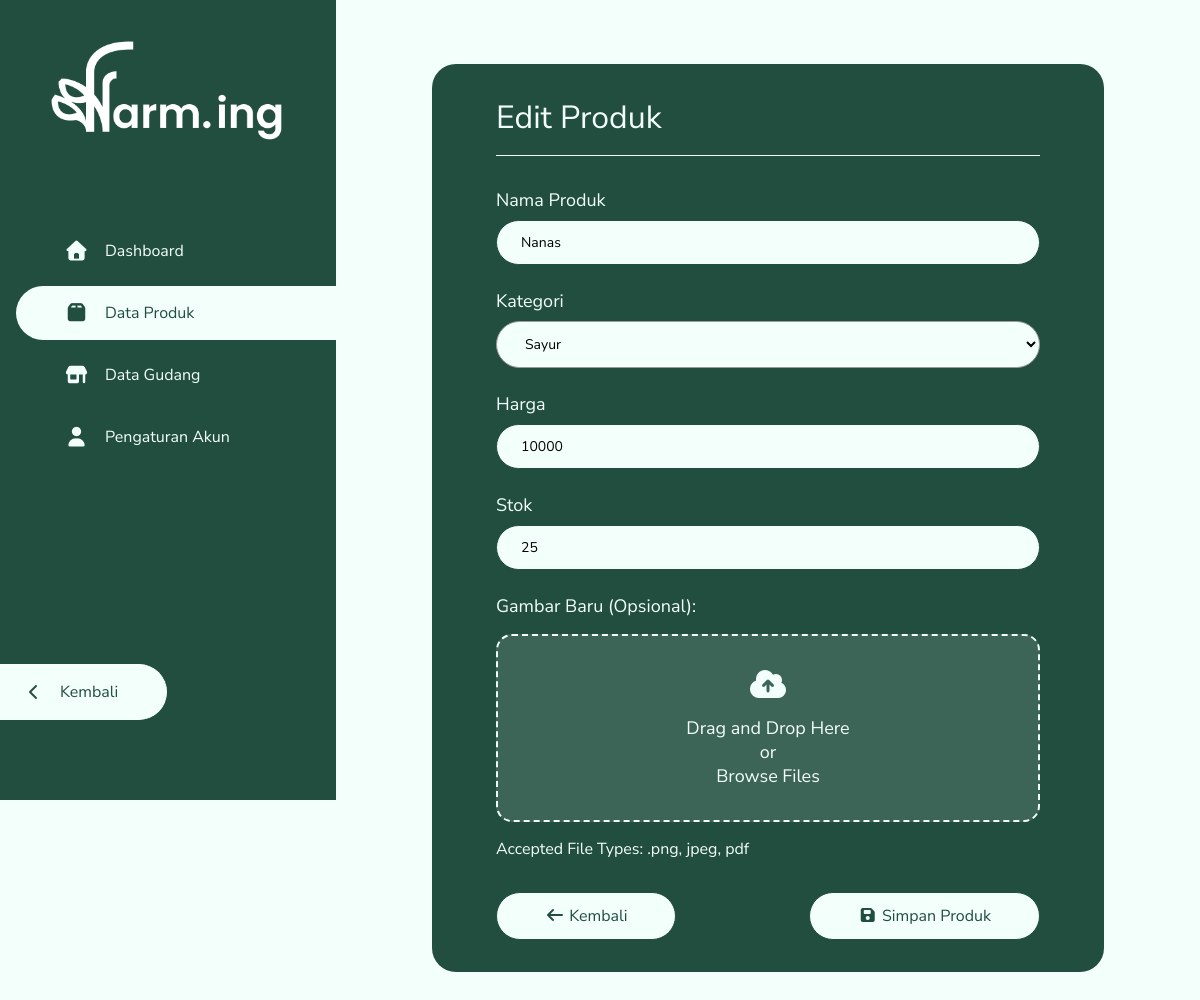
The page /dashboard/admin/produk/kelola/?id=2 (signed in) on the database its author committed.
### tables this page shows
CREATE TABLE `produk` (
  `id_produk` int(11) NOT NULL,
  `nama` varchar(250) NOT NULL,
  `id_kategori` int(11) NOT NULL,
  `stok` int(50) NOT NULL,
  `harga` decimal(50,0) NOT NULL,
  `gambar` varchar(200) NOT NULL
);

CREATE TABLE `kategori` (
  `id_kategori` int(11) NOT NULL,
  `nama_kategori` varchar(20) NOT NULL
);

### functions/products.php (called while the page is built, shortened)
<?php
function ambil_produk_by_id($conn, $id)
{
    $query = 'SELECT * FROM produk WHERE id_produk = ?';
    $stmt = $conn->prepare($query);
    $stmt->bind_param('i', $id);
    $stmt->execute();
    $result = $stmt->get_result();
    $data = $result->fetch_assoc();
    return $data ?: false;
}

### dashboard/admin/produk/kelola/index.php (the view, shortened to what this page needs)
<?php
require_once '../../../../includes/koneksi.php';
$nama = '';
$id_kategori = '';
$stok = '';
$harga = '';
if (isset($_GET['id'])) {
    require_once $_SERVER['DOCUMENT_ROOT'] . NM_FOLDER . '/functions/products.php';
    $id = $_GET['id'];
    $produk = ambil_produk_by_id($conn, $id);
    if ($produk) {
        $nama = $produk['nama'];
        $id_kategori = $produk['id_kategori'];
        $stok = $produk['stok'];
        $harga = $produk['harga'];
    } else {
        echo "<script>alert('Produk Tidak Ditemukan. Harap masukkan ID yang tepat!'); window.location.href='../'</script>";
    }
}
?>
<!DOCTYPE html>
<html lang="en">
<head>
    <link rel="stylesheet" href="../../../../assets/style/global.css">
    <link rel="stylesheet" href="../../../../assets/style/dashboard.css">
    <link rel="stylesheet" href="https://cdnjs.cloudflare.com/ajax/libs/font-awesome/7.0.1/css/all.min.css">
</head>
<body>
    <main class="crud produk">
        <?php require_once '../../../../includes/admin/aside.php'; ?>
        <div class="main">
            <section class="kelola">
                <h2><?= isset($_GET['id']) ? 'Edit' : 'Tambah' ?> Produk</h2>
                <hr>
                <form action="./" method="post" enctype="multipart/form-data">
                    <div class="input-box">
                        <label for="nama" class="input-label">Nama Produk</label>
                        <input type="text" name="nama" id="nama" placeholder="ex: Sawi" value="<?= htmlspecialchars($nama) ?>" required>
                    </div>
                    <div class="input-box">
                        <label for="kategori" class="input-label">Kategori</label>
                        <select class="input-select" name="id_kategori" id="kategori" required>
                            <?php
                            $query_kategori = 'SELECT * FROM kategori';
                            $result_kategori = $conn->query($query_kategori);
                            while ($row_kategori = $result_kategori->fetch_assoc()) {
                            ?>
                                <option value="<?= $row_kategori['id_kategori']; ?>" <?= $id_kategori == $row_kategori['id_kategori'] ? 'selected' : '' ?>>
                                    <?= $row_kategori['nama_kategori']; ?>
                                </option>
                            <?php } ?>
                        </select>
                    </div>
                    <div class="input-box">
                        <label for="harga" class="input-label">Harga</label>
                        <input type="text" name="harga" id="harga" placeholder="ex: 15000" value="<?= htmlspecialchars($harga) ?>" required>
                    </div>
                    <div class="input-box">
                        <label for="stok" class="input-label">Stok</label>
                        <input type="number" name="stok" id="stok" placeholder="ex: 100" value="<?= htmlspecialchars($stok) ?>" required>
                    </div>
                    <div class="input-box">
                        <p class="input-label"><?= isset($_GET['id']) ? 'Gambar Baru (Opsional):' : 'Gambar:' ?></p>
                        <label class="drop-area" id="drop-area" for="gambar">
                            <div id="img-view">
                                <i class="fas fa-cloud-arrow-up"></i>
                                <p>Drag and Drop Here</p>
                                <p>or</p>
                                <p class="browse-files">Browse Files</p>
                            </div>
                        </label>
                        <p>Accepted File Types: .png, jpeg, pdf</p>
                    </div>
                    <div class="btn-group">
                        <a href="../" class="btn btn-light">
                            <i class="fas fa-arrow-left"></i>
                            Kembali
                        </a>
                        <?php
                        if (isset($_GET['id'])){
                        ?>
                        <button type="submit" name="update_produk" class="btn btn-light">
                            <i class="fas fa-floppy-disk"></i>
                            Simpan Produk
                        </button>
                        <?php } ?>
                    </div>
                </form>
            </section>
        </div>
    </main>
</body>
</html>

### assets/style/global.css (style rules this page uses)
:root { --primary: #214E3F; --secondary: #F3FFFA; --alternate: #E2FFF5; --default-transition: cubic-bezier(0.165, 0.84, 0.44, 1); }
* { margin: 0; padding: 0; box-sizing: border-box; scroll-behavior: smooth; font-family: 'Nunito Sans', Arial, sans-serif; scroll-margin-top: 5rem; }
body { background-color: var(--secondary); font-family: 'Nunito Sans', Arial, sans-serif; }
a { text-decoration: none; }
.btn { padding: 0.75rem 3rem; border-radius: 60px; width: fit-content; display: block; transition: .3s var(--default-transition); cursor: pointer; font-size: 1rem; }
.btn-light { background-color: var(--secondary); color: var(--primary); border: 1px solid var(--primary); }
.input-box input, .input-box select { padding: 0.75rem 1.5rem; border-radius: 2rem; outline: none; border: 1px solid #999; margin-bottom: 1.5rem; width: 100%; font-size: 14px; background-color: var(--secondary); }
.input-box input:valid { border: 1px solid var(--primary); }
.input-box input::placeholder { color: #828282; }

### assets/style/dashboard.css (style rules this page uses)
main { display: flex; }
main h2 { font-size: 2rem; font-weight: normal; }
main .main { width: 100%; padding: 4rem 6rem; color: var(--primary); }
main.crud section.kelola { background-color: var(--primary); color: var(--secondary); padding: 2rem 4rem; border-radius: 1.5rem; }
main.crud section.kelola hr { border: 0; height: 1px; background-color: var(--secondary); margin: 1rem 0 2rem 0; }
main.crud section.kelola .btn-group { display: flex; justify-content: space-between; gap: 0.5rem; margin-top: 2rem; }
main.crud .input-box label, main.crud .input-box .input-label { display: block; margin-bottom: 0.5rem; font-size: 1.125rem; }
main.crud .input-box .drop-area { border: 2px dashed var(--secondary); border-radius: 1rem; margin: 1rem 0; text-align: center; cursor: pointer; background-color: rgba(255, 255, 255, 0.125); transition: background 0.2s, border-color 0.2s; }
main.crud .input-box .drop-area #img-view { background-size: cover; background-position: center; padding: 2rem; border-radius: inherit; }
main.crud .input-box .drop-area .fas { font-size: 2rem; margin-bottom: 1rem; }

### rows shown on the page
produk: nama "Nanas", id_kategori "Sayur", harga "10000", stok "25"
